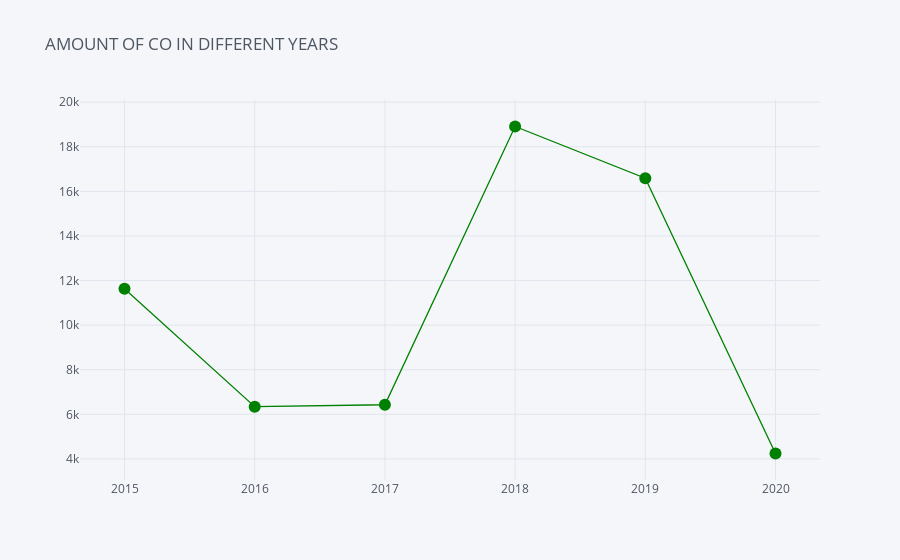

Notebook cell for this chart:
### Markdown cell above
## CO Yearly

### Code cell
CO.iplot(kind='line',mode='lines+markers',x='year',y='CO',title='AMOUNT OF CO IN DIFFERENT YEARS ',color='green')

### Figure 1 — Plotly figure (JSON) as saved in the notebook; plotly's stock layout.template omitted (floating-point values rounded to 4 significant figures)
{"data": [{"line": {"color": "rgba(0, 128, 0, 1.0)", "dash": "solid", "shape": "linear", "width": 1.3}, "marker": {"size": 12, "symbol": "circle"}, "mode": "lines+markers", "name": "CO", "text": "", "type": "scatter", "x": [2020, 2019, 2018, 2017, 2016, 2015], "y": [4242.0, 16590.0, 18910.0, 6427.0, 6341.0, 11630.0]}], "layout": {"legend": {"bgcolor": "#F5F6F9", "font": {"color": "#4D5663"}}, "paper_bgcolor": "#F5F6F9", "plot_bgcolor": "#F5F6F9", "title": {"font": {"color": "#4D5663"}, "text": "AMOUNT OF CO IN DIFFERENT YEARS "}, "xaxis": {"gridcolor": "#E1E5ED", "showgrid": true, "tickfont": {"color": "#4D5663"}, "title": {"font": {"color": "#4D5663"}, "text": ""}, "zerolinecolor": "#E1E5ED"}, "yaxis": {"gridcolor": "#E1E5ED", "showgrid": true, "tickfont": {"color": "#4D5663"}, "title": {"font": {"color": "#4D5663"}, "text": ""}, "zerolinecolor": "#E1E5ED"}}}
